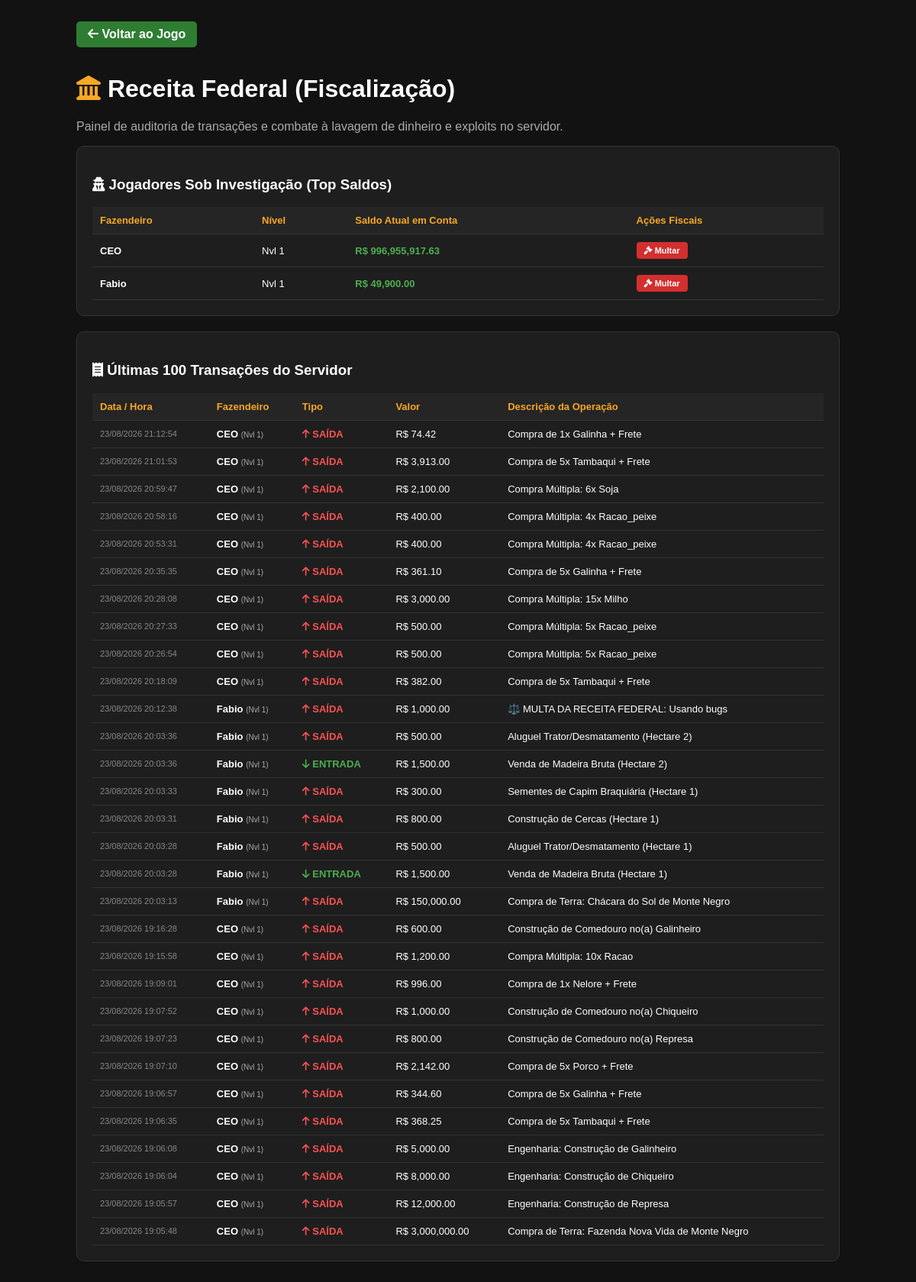
/admin/receita-federal (signed in), run on the app's committed database.
### database.py (models this page shows, shortened)
class Jogador(db.Model):
    __tablename__ = 'jogadores'
    id = db.Column(db.Integer, primary_key=True)
    username = db.Column(db.String(50), unique=True, nullable=False)
    email = db.Column(db.String(120), nullable=True)
    senha_hash = db.Column(db.String(128), nullable=False)
    saldo = db.Column(db.Float, default=1000.0)
    nivel = db.Column(db.Integer, default=1)
    xp = db.Column(db.Integer, default=0)
    energia_atual = db.Column(db.Integer, default=100)
    hab_agricultura = db.Column(db.Integer, default=1)
    hab_pecuaria = db.Column(db.Integer, default=1)
    reputacao = db.Column(db.Integer, default=50)
    hora = db.Column(db.Integer, default=6)
    dia = db.Column(db.Integer, default=1)
    mes = db.Column(db.Integer, default=1)
    ano = db.Column(db.Integer, default=2026)
    is_admin = db.Column(db.Boolean, default=False)
    ultima_acao = db.Column(db.DateTime, default=datetime.utcnow)
    propriedades = db.relationship('Propriedade', backref='dono', lazy=True)
    emprestimos = db.relationship('Emprestimo', backref='devedor', lazy=True)
    contratos = db.relationship('Contrato', backref='contratado', lazy=True)

class Transacao(db.Model):
    __tablename__ = 'transacoes'
    id = db.Column(db.Integer, primary_key=True)
    jogador_id = db.Column(db.Integer, db.ForeignKey('jogadores.id'), nullable=False)
    tipo = db.Column(db.String(10), nullable=False)
    valor = db.Column(db.Float, nullable=False)
    descricao = db.Column(db.String(255), nullable=False)
    data = db.Column(db.DateTime, default=datetime.utcnow)
    jogador = db.relationship('Jogador', backref=db.backref('transacoes', lazy=True))

### app.py (the view)
@app.route('/admin/receita-federal')
def receita_federal():
    if 'usuario' not in session:
        return redirect(url_for('login'))
    usuario_atual = Jogador.query.filter_by(username=session['usuario']).first()
    if not usuario_atual or not getattr(usuario_atual, 'is_admin', False):
        return "Acesso negado. Área restrita à Receita Federal do Jogo!", 403
    transacoes = Transacao.query.order_by(Transacao.data.desc()).limit(100).all()
    auditoria = []
    for t in transacoes:
        dono = db.session.get(Jogador, t.jogador_id)
        auditoria.append({
            'data': t.data,
            'fazendeiro': dono.username if dono else "Desconhecido",
            'nivel': getattr(dono, 'nivel', 1) if dono else 1,
            'tipo': t.tipo,
            'valor': t.valor,
            'descricao': t.descricao
        })
    milionarios = Jogador.query.order_by(Jogador.saldo.desc()).limit(5).all()
    return render_template(
        'admin_receita.html',
        user=usuario_atual,
        auditoria=auditoria,
        milionarios=milionarios
    )

### templates/admin_receita.html (shortened to what this page needs)
<!DOCTYPE html>
<html lang="pt-BR">
<head>
    <link rel="stylesheet" href="https://cdnjs.cloudflare.com/ajax/libs/font-awesome/6.4.0/css/all.min.css">
</head>
<body>
    <div class="container">
        <a href="{{ url_for('mapa') }}" class="btn-voltar"><i class="fas fa-arrow-left"></i> Voltar ao Jogo</a>
        <h1><i class="fas fa-landmark" style="color: #f9a825;"></i> Receita Federal (Fiscalização)</h1>
        <p style="color: #aaa;">Painel de auditoria de transações e combate à lavagem de dinheiro e exploits no servidor.</p>
        <div class="card">
            <h3><i class="fas fa-user-secret"></i> Jogadores Sob Investigação (Top Saldos)</h3>
            <table>
                <tr>
                    <th>Fazendeiro</th>
                    <th>Nível</th>
                    <th>Saldo Atual em Conta</th>
                    <th>Ações Fiscais</th>
                </tr>
                {% for m in milionarios %}
                <tr>
                    <td><b>{{ m.username }}</b></td>
                    <td>Nvl {{ m.nivel or 1 }}</td>
                    <td style="color: #4caf50; font-weight: bold;">R$ {{ "{:,.2f}".format(m.saldo) }}</td>
                    <td>
                        <button class="btn-multar" onclick="aplicarMultaAdmin({{ m.id }}, '{{ m.username }}')">
                            <i class="fas fa-gavel"></i> Multar
                        </button>
                    </td>
                </tr>
                {% endfor %}
            </table>
        </div>
        <div class="card">
            <h3><i class="fas fa-receipt"></i> Últimas 100 Transações do Servidor</h3>
            <table>
                <tr>
                    <th>Data / Hora</th>
                    <th>Fazendeiro</th>
                    <th>Tipo</th>
                    <th>Valor</th>
                    <th>Descrição da Operação</th>
                </tr>
                {% for t in auditoria %}
                <tr>
                    <td style="color: #888; font-size: 11px;">{{ t.data.strftime('%d/%m/%Y %H:%M:%S') }}</td>
                    <td><b>{{ t.fazendeiro }}</b> <span style="color:#aaa; font-size:10px;">(Nvl {{ t.nivel }})</span></td>
                    <td>
                        {% if t.tipo == 'entrada' %}
                            <span class="entrada"><i class="fas fa-arrow-down"></i> ENTRADA</span>
                        {% else %}
                            <span class="saida"><i class="fas fa-arrow-up"></i> SAÍDA</span>
                        {% endif %}
                    </td>
                    <td>R$ {{ "{:,.2f}".format(t.valor) }}</td>
                    <td>{{ t.descricao }}</td>
                </tr>
                {% endfor %}
            </table>
        </div>
    </div>
</body>
</html>

### templates/admin_receita.html (style rules this page uses)
body { background: #121212; color: #fff; font-family: 'Poppins', sans-serif; padding: 20px; }
.container { max-width: 1000px; margin: 0 auto; }
.card { background: #1e1e1e; border: 1px solid #333; border-radius: 10px; padding: 20px; margin-bottom: 20px; }
table { width: 100%; border-collapse: collapse; margin-top: 10px; font-size: 13px; }
th, td { padding: 10px; text-align: left; border-bottom: 1px solid #333; }
th { color: #f9a825; background: #252525; }
.entrada { color: #4caf50; font-weight: bold; }
.saida { color: #ff5252; font-weight: bold; }
.btn-voltar { background: #2e7d32; color: #fff; padding: 8px 15px; border-radius: 5px; text-decoration: none; font-weight: bold; display: inline-block; margin-bottom: 15px; }
.btn-multar { background: #d32f2f; color: #fff; border: none; padding: 5px 10px; border-radius: 4px; cursor: pointer; font-weight: bold; font-size: 11px; }

### data on the page
Jogador: username "CEO", nivel "1", saldo "996,955,917.63", fazendeiro "CEO" "CEO" "CEO" "CEO" "CEO" "CEO" "CEO" "CEO" "CEO" "CEO" "CEO" "CEO" "CEO" "CEO" "CEO" "CEO" "CEO" "CEO" "CEO" "CEO" "CEO" "CEO"
Jogador: username "Fabio", nivel "1", saldo "49,900.00", fazendeiro "Fabio" "Fabio" "Fabio" "Fabio" "Fabio" "Fabio" "Fabio" "Fabio"
Transacao: data "23/08/2026 21:12:54", tipo "saida" (drawn), valor "74.42", descricao "Compra de 1x Galinha + Frete"
Transacao: data "23/08/2026 21:01:53", tipo "saida" (drawn), valor "3,913.00", descricao "Compra de 5x Tambaqui + Frete"
Transacao: data "23/08/2026 20:59:47", tipo "saida" (drawn), valor "2,100.00", descricao "Compra Múltipla: 6x Soja"
Transacao: data "23/08/2026 20:58:16", tipo "saida" (drawn), valor "400.00", descricao "Compra Múltipla: 4x Racao_peixe"
Transacao: data "23/08/2026 20:53:31", tipo "saida" (drawn), valor "400.00", descricao "Compra Múltipla: 4x Racao_peixe"
Transacao: data "23/08/2026 20:35:35", tipo "saida" (drawn), valor "361.10", descricao "Compra de 5x Galinha + Frete"
Transacao: data "23/08/2026 20:28:08", tipo "saida" (drawn), valor "3,000.00", descricao "Compra Múltipla: 15x Milho"
Transacao: data "23/08/2026 20:27:33", tipo "saida" (drawn), valor "500.00", descricao "Compra Múltipla: 5x Racao_peixe"
Transacao: data "23/08/2026 20:26:54", tipo "saida" (drawn), valor "500.00", descricao "Compra Múltipla: 5x Racao_peixe"
Transacao: data "23/08/2026 20:18:09", tipo "saida" (drawn), valor "382.00", descricao "Compra de 5x Tambaqui + Frete"
Transacao: data "23/08/2026 20:12:38", tipo "saida" (drawn), valor "1,000.00", descricao "⚖️ MULTA DA RECEITA FEDERAL: Usando bugs"
Transacao: data "23/08/2026 20:03:36", tipo "saida" (drawn), valor "500.00", descricao "Aluguel Trator/Desmatamento (Hectare 2)"
Transacao: data "23/08/2026 20:03:36", tipo "entrada" (drawn), valor "1,500.00", descricao "Venda de Madeira Bruta (Hectare 2)"
Transacao: data "23/08/2026 20:03:33", tipo "saida" (drawn), valor "300.00", descricao "Sementes de Capim Braquiária (Hectare 1)"
Transacao: data "23/08/2026 20:03:31", tipo "saida" (drawn), valor "800.00", descricao "Construção de Cercas (Hectare 1)"
Transacao: data "23/08/2026 20:03:28", tipo "saida" (drawn), valor "500.00", descricao "Aluguel Trator/Desmatamento (Hectare 1)"
Transacao: data "23/08/2026 20:03:28", tipo "entrada" (drawn), valor "1,500.00", descricao "Venda de Madeira Bruta (Hectare 1)"
Transacao: data "23/08/2026 20:03:13", tipo "saida" (drawn), valor "150,000.00", descricao "Compra de Terra: Chácara do Sol de Monte Negro"
Transacao: data "23/08/2026 19:16:28", tipo "saida" (drawn), valor "600.00", descricao "Construção de Comedouro no(a) Galinheiro"
Transacao: data "23/08/2026 19:15:58", tipo "saida" (drawn), valor "1,200.00", descricao "Compra Múltipla: 10x Racao"
Transacao: data "23/08/2026 19:09:01", tipo "saida" (drawn), valor "996.00", descricao "Compra de 1x Nelore + Frete"
Transacao: data "23/08/2026 19:07:52", tipo "saida" (drawn), valor "1,000.00", descricao "Construção de Comedouro no(a) Chiqueiro"
Transacao: data "23/08/2026 19:07:23", tipo "saida" (drawn), valor "800.00", descricao "Construção de Comedouro no(a) Represa"
Transacao: data "23/08/2026 19:07:10", tipo "saida" (drawn), valor "2,142.00", descricao "Compra de 5x Porco + Frete"
Transacao: data "23/08/2026 19:06:57", tipo "saida" (drawn), valor "344.60", descricao "Compra de 5x Galinha + Frete"
Transacao: data "23/08/2026 19:06:35", tipo "saida" (drawn), valor "368.25", descricao "Compra de 5x Tambaqui + Frete"
Transacao: data "23/08/2026 19:06:08", tipo "saida" (drawn), valor "5,000.00", descricao "Engenharia: Construção de Galinheiro"
Transacao: data "23/08/2026 19:06:04", tipo "saida" (drawn), valor "8,000.00", descricao "Engenharia: Construção de Chiqueiro"
Transacao: data "23/08/2026 19:05:57", tipo "saida" (drawn), valor "12,000.00", descricao "Engenharia: Construção de Represa"
Transacao: data "23/08/2026 19:05:48", tipo "saida" (drawn), valor "3,000,000.00", descricao "Compra de Terra: Fazenda Nova Vida de Monte Negro"

### other printed values
{{ t.nivel }} "1" "1" "1" "1" "1" "1" "1" "1" "1" "1" "1" "1" "1" "1" "1" "1" "1" "1" "1" "1" "1" "1" "1" "1" "1" "1" "1" "1" "1" "1"
